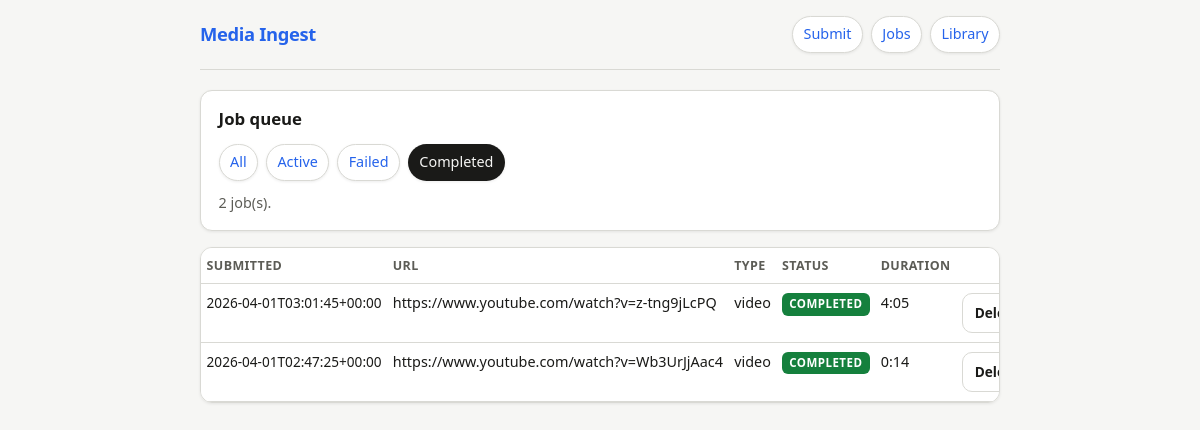
/jobs?status=completed, run on the app's committed database.
### tables this page shows
CREATE TABLE jobs (
    job_id        TEXT PRIMARY KEY,
    source_url    TEXT NOT NULL,
    media_type    TEXT NOT NULL,
    status        TEXT NOT NULL,
    media_item_id TEXT,
    submitted_at  TEXT NOT NULL,
    started_at    TEXT,
    finished_at   TEXT,
    error_message TEXT,
    log           TEXT
);

### app/main.py (the view)
@app.get("/jobs", response_class=HTMLResponse)
async def jobs_page(
    request: Request,
    status: Optional[str] = None,
    page: int = 1,
) -> Any:
    per_page = 50
    page = max(1, page)
    offset = (page - 1) * per_page
    tab = status if status in ("active", "failed", "completed") else None
    rows, total = await run_in_threadpool(
        db.list_jobs_page, tab, per_page, offset
    )
    poll = await run_in_threadpool(db.any_active_jobs)
    pages = (total + per_page - 1) // per_page
    return templates.TemplateResponse(
        "jobs.html",
        {
            "request": request,
            "jobs": rows,
            "filter": tab or "all",
            "page": page,
            "pages": max(1, pages),
            "total": total,
            "poll_jobs": poll,
        },
    )

### app/templates/jobs.html (shortened to what this page needs)
{% extends "base.html" %}
{% block body %}
  <div class="card stack" style="margin-bottom:1rem;">
    <h2 style="margin:0;font-size:1.05rem;">Job queue</h2>
    <nav class="tabs" aria-label="Filter jobs">
      <a href="/jobs" {% if filter == 'all' %} aria-current="page"{% endif %}>All</a>
      <a href="/jobs?status=active" {% if filter == 'active' %} aria-current="page"{% endif %}>Active</a>
      <a href="/jobs?status=failed" {% if filter == 'failed' %} aria-current="page"{% endif %}>Failed</a>
      <a href="/jobs?status=completed" {% if filter == 'completed' %} aria-current="page"{% endif %}>Completed</a>
    </nav>
    <p style="margin:0;color:var(--muted);font-size:.9rem;">{{ total }} job(s). {% if poll_jobs %}Auto-refresh every 5s while work is active.{% endif %}</p>
  </div>
  {% if not jobs %}
  <p class="card" style="color:var(--muted);">No jobs match this filter.</p>
  {% else %}
  <div class="card" style="padding:0;overflow:auto;">
    <table>
      <thead>
        <tr>
          <th>Submitted</th>
          <th>URL</th>
          <th>Type</th>
          <th>Status</th>
          <th>Duration</th>
          <th></th>
        </tr>
      </thead>
      <tbody>
        {% for j in jobs %}
        <tr>
          <td style="white-space:nowrap;font-size:.85rem;">{{ j.submitted_at }}</td>
          <td><span class="truncate" title="{{ j.source_url }}">{{ j.source_url }}</span></td>
          <td>{{ j.media_type }}</td>
          <td>
            <span class="badge {{ j.status }}">{{ job_status_label(j.status) }}</span>
          </td>
          <td style="white-space:nowrap;">{{ job_duration_display(j) }}</td>
          <td>
            {% if j.status.startswith('failed') %}
            <div class="row-actions" style="flex-direction:column;align-items:flex-start;">
              <form method="post" action="/jobs/{{ j.job_id }}/retry" style="margin:0;">
                <button type="submit" class="btn secondary" style="min-height:40px;padding:.45rem .75rem;font-size:.85rem;">Retry</button>
              </form>
              <form method="post" action="/jobs/{{ j.job_id }}/delete" style="margin:0;" onsubmit="return confirm('Delete this job row?');">
                <button type="submit" class="btn danger" style="min-height:40px;padding:.45rem .75rem;font-size:.85rem;">Delete</button>
              </form>
            </div>
            {% elif j.status == 'completed' %}
            <form method="post" action="/jobs/{{ j.job_id }}/delete" style="margin:0;" onsubmit="return confirm('Remove job from history? Library media is unchanged.');">
              <button type="submit" class="btn secondary" style="min-height:40px;padding:.45rem .75rem;font-size:.85rem;">Delete</button>
            </form>
            {% endif %}
          </td>
        </tr>
        {% endfor %}
      </tbody>
    </table>
  </div>
  {% endif %}
{% endblock %}

### app/templates/base.html (style rules this page uses)
:root { color-scheme: light dark; --bg: #f6f6f4; --surface: #ffffff; --text: #1a1a18; --muted: #5c5c56; --border: #d9d9d4; --accent: #2563eb; --accent-hover: #1d4ed8; --danger: #b91c1c; --badge-sub: #64748b; --badge-run: #ca8a04; --badge-ok: #15803d; --badge-fail: #b91c1c; --radius: 12px; --shadow: 0 1px 3px rgba(0,0,0,.08); font-family: system-ui, -apple-system, Segoe UI, Roboto, sans-serif; line-height: 1.45; }
* { box-sizing: border-box; }
body { margin: 0; min-height: 100vh; background: var(--bg); color: var(--text); }
a { color: var(--accent); text-decoration: none; }
nav.tabs { display: flex; gap: .5rem; flex-wrap: wrap; }
nav.tabs a, nav.tabs span { padding: .45rem .65rem; border-radius: 999px; font-size: .9rem; }
nav.tabs a { background: var(--surface); border: 1px solid var(--border); box-shadow: var(--shadow); }
nav.tabs [aria-current="page"] { background: var(--text); color: var(--bg); border: 1px solid transparent; text-decoration: none; }
.card { background: var(--surface); border: 1px solid var(--border); border-radius: var(--radius); padding: 1rem 1.1rem; box-shadow: var(--shadow); }
.btn { display: inline-flex; align-items: center; justify-content: center; gap: .35rem; padding: .65rem 1rem; border-radius: 10px; border: none; font: inherit; font-weight: 600; cursor: pointer; min-height: 48px; background: var(--accent); color: var(--surface); }
.btn.secondary { background: var(--surface); color: var(--text); border: 1px solid var(--border); }
.badge { display: inline-block; font-size: .72rem; font-weight: 700; text-transform: uppercase; letter-spacing: .04em; padding: .18rem .45rem; border-radius: 6px; background: var(--badge-sub); color: var(--surface); white-space: nowrap; }
.badge.completed { background: var(--badge-ok); }
table { width: 100%; border-collapse: collapse; font-size: .9rem; }
th, td { text-align: left; padding: .55rem .35rem; border-bottom: 1px solid var(--border); vertical-align: top; }
th { color: var(--muted); font-weight: 600; font-size: .78rem; text-transform: uppercase; letter-spacing: .03em; }
.truncate { max-width: 14rem; overflow: hidden; text-overflow: ellipsis; white-space: nowrap; }
@media (min-width: 640px) { .truncate { max-width: 22rem; } }
.stack { display: flex; flex-direction: column; gap: .75rem; }

### data on the page
jobs: submitted_at "2026-04-01T03:01:45+00:00", source_url "https://www.youtube.com/watch?v=z-tng9jLcPQ", media_type "video", status "COMPLETED", job_duration_display "4:05"
jobs: submitted_at "2026-04-01T02:47:25+00:00", source_url "https://www.youtube.com/watch?v=Wb3UrJjAac4", media_type "video", status "COMPLETED", job_duration_display "0:14"

### other printed values
{{ total }} "2"
